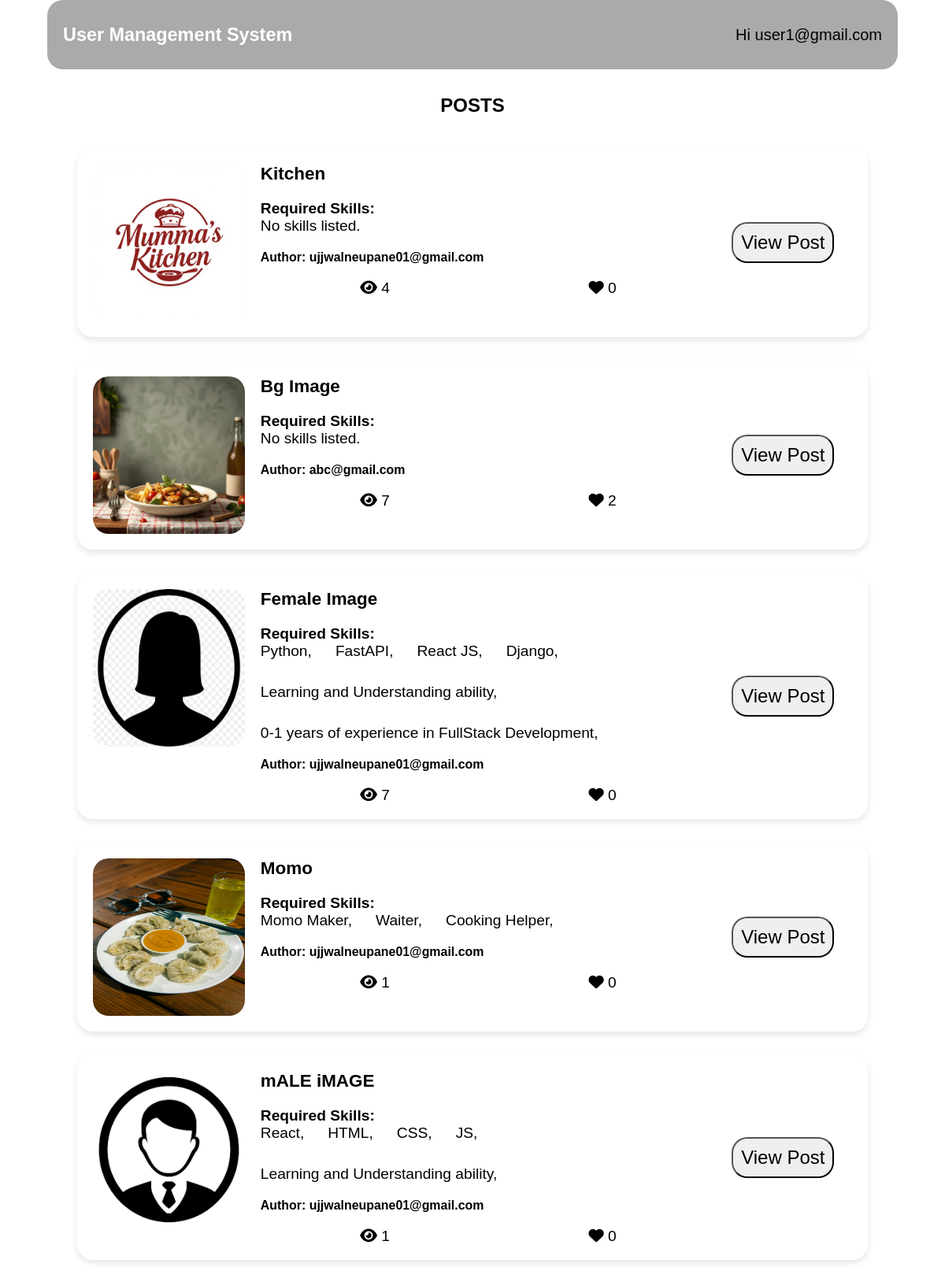
Page /user_home/ (signed in) on the committed database.
### base/models.py (models this page shows, shortened)
class User(AbstractUser):
    email = models.EmailField(unique=True)
    password = models.CharField(max_length=300)
    hashed_password = models.CharField(max_length=300)
    user_type = models.ForeignKey(Group, on_delete=models.CASCADE, related_name="profile", null=True, blank=True)
    skills = models.JSONField(default=list)
    experiences = models.JSONField(default=list)
    username = None
    USERNAME_FIELD = 'email'
    REQUIRED_FIELDS = []
    objects = UserManager()

class Posts(models.Model):
    image = models.ImageField(upload_to='post_images/')
    title = models.CharField(max_length=300)
    skills = models.JSONField(default=list)
    experiences = models.JSONField(default=list)
    description = models.TextField()
    author = models.ForeignKey(User, on_delete=models.CASCADE)
    clicks = models.IntegerField(default=0)
    views = models.IntegerField(default=0)
    created_at = models.DateTimeField(auto_now_add=True)
    updated_at = models.DateTimeField(auto_now=True)

### base/views.py (the view)
# urls.py: path('user_home/', user_home, name='user_home'),
@login_required(login_url='login')
def user_home(request):
    posts = Posts.objects.all().order_by('title')
    print(posts)
    user = request.user
    context = {
        'posts': posts,
        'user': user,
    }
    return render(request, 'user_home.html', context=context)

### base/templates/user_home.html (shortened to what this page needs)
<!DOCTYPE html>
<html lang="en">
<head>
    {%load static%}
    <link rel="stylesheet" href="{%static 'css/utility.css'%}">
    <link rel="stylesheet" href="{%static 'css/enterprise_home.css'%}">
    <link href="https://cdnjs.cloudflare.com/ajax/libs/font-awesome/6.5.1/css/all.min.css" rel="stylesheet">
</head>
<body>
    {% include 'user_navbar.html'%}
    <section class="posts flex-center">
        <h2>POSTS</h2>
        <div class="container flex" id="post-container">
            {% for post in posts %}
            <div class="post-card flex">
                <img src="{{ post.image.url }}" alt="Image for {{ post.title }}">
                <div class="card-content flex-column">
                    <h3>{{ post.title }}</h3>
                    <div class="skills">
                        <h4>Required Skills:</h4>
                        <ul class="flex">
                            {% for skill in post.skills %}
                            <li>{{ skill }},</li>
                            {% empty %}
                            <li>No skills listed.</li>
                            {% endfor %}
                        </ul>
                    </div>
                    <h5>Author: {{ post.author.email }}</h5>
                    <div class="clicksandviews flex">
                        <div class="views">
                            <i class="fa-solid fa-eye"></i>
                            <span>{{ post.views }}</span>
                        </div>
                        <div class="clicks">
                            <i class="fa-solid fa-heart"></i>
                            <span>{{ post.clicks }}</span>
                        </div>
                    </div>
                </div>
                <form action="{% url 'view_post' post.id %}" method="POST" class="flex-center">
                    <button type="submit" class="view-post-btn">View Post</button>
                </form>
            </div>
            {% endfor %}
        </div>
    </section>
</body>
</html>

### base/templates/user_navbar.html (shortened to what this page needs)
<!DOCTYPE html>
   <html lang="en">
   <head>
      {%load static%}
      <link rel="stylesheet" href="https://cdnjs.cloudflare.com/ajax/libs/remixicon/4.2.0/remixicon.min.css">
      <link rel="stylesheet" href="{%static 'css/utility.css'%}">
      <link rel="stylesheet" href="{%static 'css/navbar.css'%}">
   </head>
   <body>
        <header class="header" id="header">
            <nav class="nav container">
                <h3><a href="{%url 'user_home'%}" title="Landing Page">User Management System</a></h3>
                    <div class="nav__menu" id="nav-menu">
                    <div class="nav__social">
                        <div class="name-container">Hi <a href="{%url 'user_dashboard'%}" title="Dashboard">{{user.email}}</a></div>
                    </div>
                    </div>
            </nav>
      </header>
   </body>
</html>

### static/css/utility.css (style rules this page uses)
* { margin: 0; padding: 0; box-sizing: border-box; font-family: sans-serif; }
body { overflow-x: hidden; }
.container { width: 90%; }
a { text-decoration: none; color: white; }
li { list-style: none; transition: all 0.5s ease; }
.flex { display: flex; }
.flex-column { display: flex; flex-direction: column; }
.flex-center { display: flex; justify-content: center; align-items: center; }

### static/css/enterprise_home.css (style rules this page uses)
.posts { margin-top: 100px; width: 100vw; padding: 20px; gap: 20px; flex-direction: column; }
.posts .container { flex-wrap: wrap; gap: 30px; }
.post-card { height: max-content; width: 100%; background-color: green; border-radius: 20px; padding: 20px; gap: 20px; background: #fff; box-shadow: 0 4px 8px rgba(0, 0, 0, 0.1); }
.post-card img { width: 20%; height: 200px; border-radius: 20px; }
.card-content { width: 60%; gap: 20px; font-size: larger; }
.post-card button { border-radius: 20px; font-size: 1.5rem; cursor: pointer; }
.clicksandviews { width: 100%; height: 20px; align-items: center; justify-content: space-around; }
.view-post-btn { width: 100%; padding: 10px; }
.skills ul { flex-wrap: wrap; }

### static/css/navbar.css (style rules this page uses)
header { height: 100px; width: 100vw; }
.container { padding: 20px; }
nav { width: 90%; justify-content: space-between; align-items: center; font-size: 1.25rem; color: black; background-color: #aaa; padding: 20px; border-radius: 20px; position: fixed; z-index: 1000; }
.name-container a { color: black; }
ul { gap: 30px; }
:root { --header-height: 3.5rem; --white-color: hsl(0, 0%, 100%); --black-color: hsl(0, 0%, 0%); --body-font: "Montserrat Alternates", sans-serif; --h1-font-size: 1.5rem; --normal-font-size: .938rem; --font-regular: 400; --font-medium: 500; --z-tooltip: 10; --z-fixed: 100; }
@media screen and (min-width: 1150px) { :root { --normal-font-size: 1rem; } }
* { box-sizing: border-box; padding: 0; margin: 0; }
html { scroll-behavior: smooth; }
body { font-family: var(--body-font); font-size: var(--normal-font-size); background-color: var(--white-color); }
ul { list-style: none; }
a { text-decoration: none; }
.container { max-width: 1120px; margin-inline: 1.5rem; }
.header { position: fixed; width: 100%; top: 0; left: 0; z-index: var(--z-fixed); }
.nav { position: relative; height: var(--header-height); display: flex; justify-content: space-between; align-items: center; }
.nav__list, .nav__social { display: flex; }
.nav__social { column-gap: 1rem; }
@media screen and (min-width: 1150px) { .container { margin-inline: auto; } }
@media screen and (min-width: 1150px) { .nav { height: calc(var(--header-height) + 2rem); } }
@media screen and (min-width: 1150px) { .nav__menu { display: flex; align-items: center; column-gap: 3.5rem; } }

### rows in the picture
User: email "user1@gmail.com"
Posts: image (picture), title "Kitchen", author.email "ujjwalneupane01@gmail.com", views "4", clicks "0"
Posts: image (picture), title "Bg Image", author.email "abc@gmail.com", views "7", clicks "2"
Posts: image (picture), title "Female Image", skills "Python" "FastAPI" "React JS" "Django" "Learning and Understanding ability" "0-1 years of experience in FullStack Development", author.email "ujjwalneupane01@gmail.com", views "7", clicks "0"
Posts: image (picture), title "Momo", skills "Momo Maker" "Waiter" "Cooking Helper", author.email "ujjwalneupane01@gmail.com", views "1", clicks "0"
Posts: image (picture), title "mALE iMAGE", skills "React" "HTML" "CSS" "JS" "Learning and Understanding ability", author.email "ujjwalneupane01@gmail.com", views "1", clicks "0"
